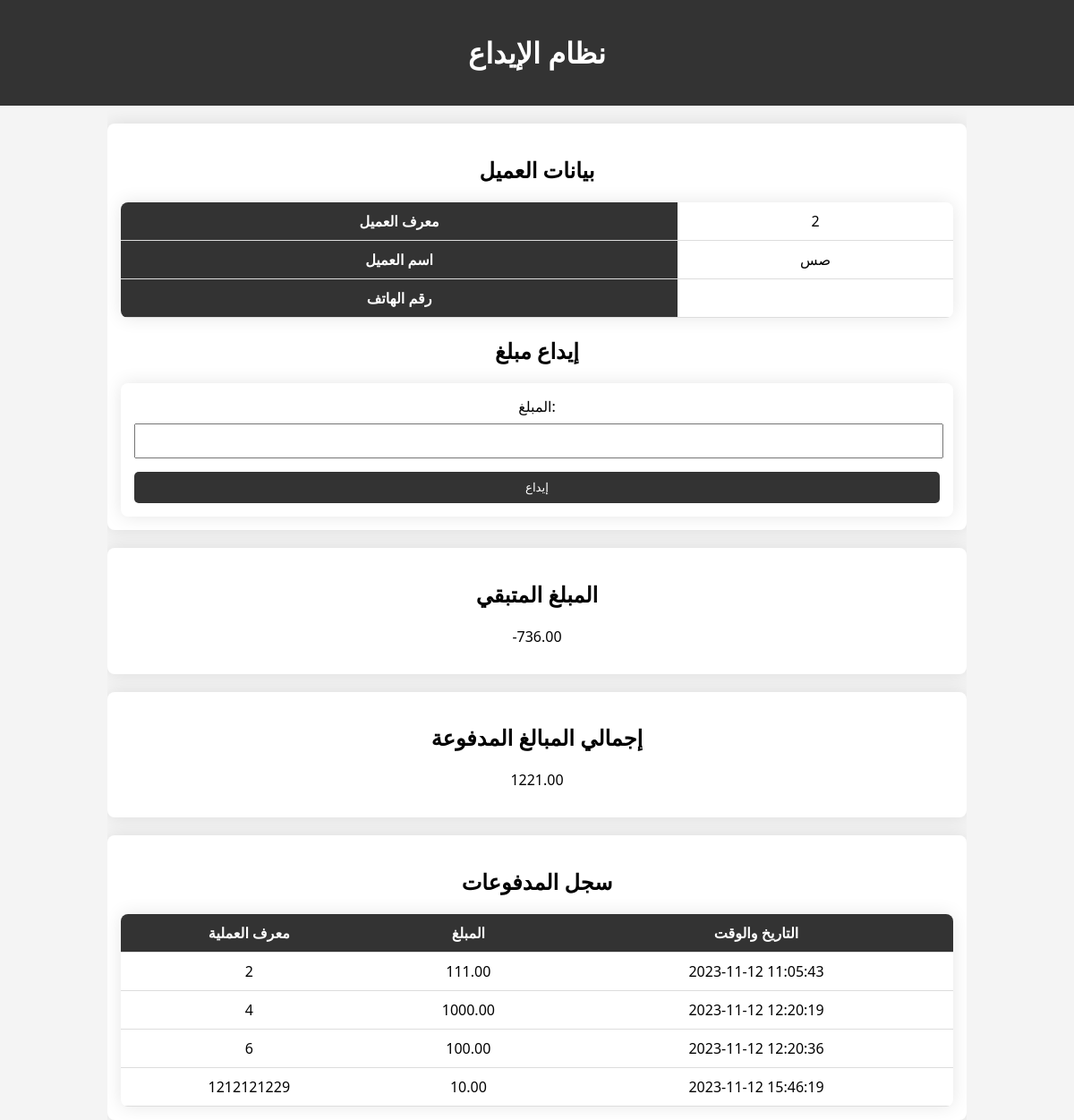
Page /deposit.php?clientID=2 on the committed database.
### tables this page shows
CREATE TABLE `clientdata` (
  `ClientID` int NOT NULL,
  `ClientName` varchar(255) DEFAULT NULL,
  `NEWREADING` varchar(20) DEFAULT NULL,
  `PreviousReading` decimal(10,2) DEFAULT NULL,
  `CurrentReading` decimal(10,2) DEFAULT NULL,
  `PricePerKilo` decimal(10,2) DEFAULT NULL,
  `SubscriptionPrice` decimal(10,2) DEFAULT NULL,
  `TotalAmount` decimal(10,2) GENERATED ALWAYS AS ((case when (`CurrentReading` > `PreviousReading`) then (((`CurrentReading` - `PreviousReading`) * `PricePerKilo`) + `SubscriptionPrice`) else `SubscriptionPrice` end)) STORED
);

CREATE TABLE `remainingamount` (
  `ClientID` int NOT NULL,
  `TotalPayments` decimal(10,2) DEFAULT NULL,
  `RemainingAmount` decimal(10,2) DEFAULT NULL
);

CREATE TABLE `payments` (
  `PaymentID` int NOT NULL,
  `ClientID` int NOT NULL,
  `PaymentAmount` decimal(10,2) NOT NULL,
  `PaymentDateTime` timestamp NOT NULL DEFAULT CURRENT_TIMESTAMP
);

### deposit.php (the view, shortened to what this page needs)
<!DOCTYPE html>
<html lang="en">
<head>
</head>
<body>
    <header>
        <h1>نظام الإيداع</h1>
    </header>
    <div class="container">
        <?php
        $servername = "localhost";
        $username = "ALI";
        $password = "771415164Aa";
        $database = "a";
        try {
            $conn = new PDO("mysql:host=$servername;dbname=$database", $username, $password);
            $conn->setAttribute(PDO::ATTR_ERRMODE, PDO::ERRMODE_EXCEPTION);
        } catch (PDOException $e) {
            echo '<div class="error-message">فشل الاتصال: ' . $e->getMessage() . '</div>';
            die();
        }
        if (isset($_GET["clientID"])) {
            displayClientDetails($conn);
        } else {
            echo '<div class="error-message">لم يتم تحديد عميل.</div>';
        }
        if (isset($clientID)) {
            displayRemainingAmount($conn);
            displayTotalPayments($conn);
            displayPaymentsTable($conn);
        }
        ?>
    </div>
</body>
</html>
<?php
function getClientData($conn, $clientID)
{
    $sql = "SELECT * FROM clientdata WHERE ClientID = :clientID";
    $stmt = $conn->prepare($sql);
    $stmt->bindParam(":clientID", $clientID, PDO::PARAM_INT);
    $stmt->execute();
    return $stmt->fetch(PDO::FETCH_ASSOC);
}
function displayClientDetails($conn)
{
    $clientID = $_GET["clientID"];
    $client = getClientData($conn, $clientID);
    if ($client) {
        ?>
        <div class="info-container">
            <h2>بيانات العميل</h2>
            <table>
                <tr>
                    <th>معرف العميل</th>
                    <td><?php echo $client["ClientID"]; ?></td>
                </tr>
                <tr>
                    <th>اسم العميل</th>
                    <td><?php echo $client["ClientName"]; ?></td>
                </tr>
                <tr>
                    <th>رقم الهاتف</th>
                    <td><?php echo $client["PhoneNumber"]; ?></td>
                </tr>
            </table>
            <h2>إيداع مبلغ</h2>
            <form method="post" action="<?php echo htmlspecialchars($_SERVER["PHP_SELF"]); ?>">
                <label for="amount">المبلغ:</label>
                <input type="text" id="amount" name="amount" required>
                <br>
                <button type="submit">إيداع</button>
            </form>
        </div>
        <?php
    } else {
        echo '<div class="error-message">العميل غير موجود.</div>';
    }
}
function displayRemainingAmount($conn)
{
    global $clientID;
    $remainingAmountQuery = "SELECT RemainingAmount FROM remainingamount WHERE ClientID = :clientID";
    $remainingAmountStmt = $conn->prepare($remainingAmountQuery);
    $remainingAmountStmt->bindParam(":clientID", $clientID, PDO::PARAM_INT);
    $remainingAmountStmt->execute();
    $remainingAmount = $remainingAmountStmt->fetch(PDO::FETCH_ASSOC)["RemainingAmount"];
    ?>
    <div class="remaining-amount">
        <h2>المبلغ المتبقي</h2>
        <p><?php echo $remainingAmount; ?></p>
    </div>
    <?php
}
function displayTotalPayments($conn)
{
    global $clientID;
    $totalPaymentsQuery = "SELECT SUM(PaymentAmount) AS TotalPayments FROM payments WHERE ClientID = :clientID";
    $totalPaymentsStmt = $conn->prepare($totalPaymentsQuery);
    $totalPaymentsStmt->bindParam(":clientID", $clientID, PDO::PARAM_INT);
    $totalPaymentsStmt->execute();
    $totalPayments = $totalPaymentsStmt->fetch(PDO::FETCH_ASSOC)["TotalPayments"];
    ?>
    <div class="total-payments">
        <h2>إجمالي المبالغ المدفوعة</h2>
        <p><?php echo $totalPayments; ?></p>
    </div>
    <?php
}
function displayPaymentsTable($conn)
{
    global $clientID;
    ?>
    <div class="payments-table">
        <h2>سجل المدفوعات</h2>
        <table>
            <tr>
                <th>معرف العملية</th>
                <th>المبلغ</th>
                <th>التاريخ والوقت</th>
            </tr>
            <?php
            $paymentsQuery = "SELECT PaymentID, PaymentAmount, PaymentDateTime FROM payments WHERE ClientID = :clientID";
            $paymentsStmt = $conn->prepare($paymentsQuery);
            $paymentsStmt->bindParam(":clientID", $clientID, PDO::PARAM_INT);
            $paymentsStmt->execute();
            while ($payment = $paymentsStmt->fetch(PDO::FETCH_ASSOC)) {
                echo "<tr>";
                echo "<td>{$payment['PaymentID']}</td>";
                echo "<td>{$payment['PaymentAmount']}</td>";
                echo "<td>{$payment['PaymentDateTime']}</td>";
                echo "</tr>";
            }
            ?>
        </table>
    </div>
    <?php
}
?>

### deposit.php (style rules this page uses)
body { font-family: 'Segoe UI', Tahoma, Geneva, Verdana, sans-serif; background-color: #f4f4f4; margin: 0; padding: 0; text-align: center; }
header { background-color: #333; color: white; text-align: center; padding: 1em; }
.container { width: 80%; margin: auto; overflow: hidden; }
table { width: 100%; border-collapse: collapse; margin-top: 20px; box-shadow: 0 0 20px rgba(0, 0, 0, 0.1); background-color: white; border-radius: 8px; overflow: hidden; }
th, td { padding: 10px; text-align: center; border-bottom: 1px solid #ddd; }
th { background-color: #333; color: white; }
form, .info-container, .remaining-amount, .total-payments, .payments-table { margin-top: 20px; max-width: 100%; margin-left: auto; margin-right: auto; background-color: white; border-radius: 8px; box-shadow: 0 0 20px rgba(0, 0, 0, 0.1); padding: 15px; overflow-x: auto; }
label { display: block; margin-bottom: 8px; }
input { width: calc(100% - 20px); padding: 10px; margin-bottom: 15px; }
button { background-color: #333; color: white; padding: 10px; border: none; border-radius: 5px; cursor: pointer; width: 100%; }

### rows in the picture
clientdata: ClientID "2", ClientName "صس"
remainingamount: RemainingAmount "-736.00"
payments: PaymentID "2", PaymentAmount "111.00", PaymentDateTime "2023-11-12 11:05:43"
payments: PaymentID "4", PaymentAmount "1000.00", PaymentDateTime "2023-11-12 12:20:19"
payments: PaymentID "6", PaymentAmount "100.00", PaymentDateTime "2023-11-12 12:20:36"
payments: PaymentID "1212121229", PaymentAmount "10.00", PaymentDateTime "2023-11-12 15:46:19"

### other values in the picture
$totalPayments "1221.00"
